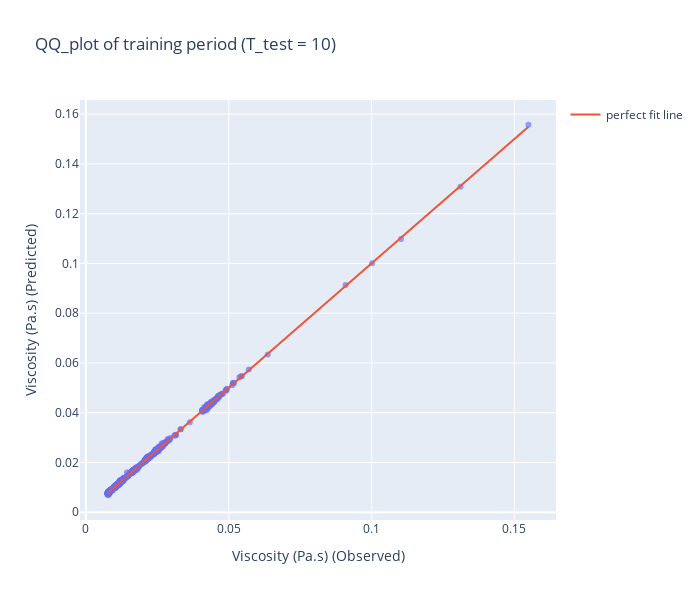
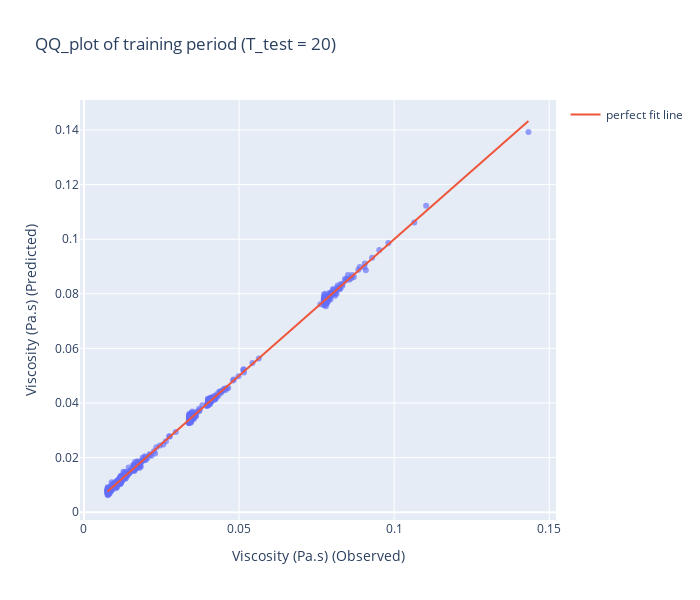
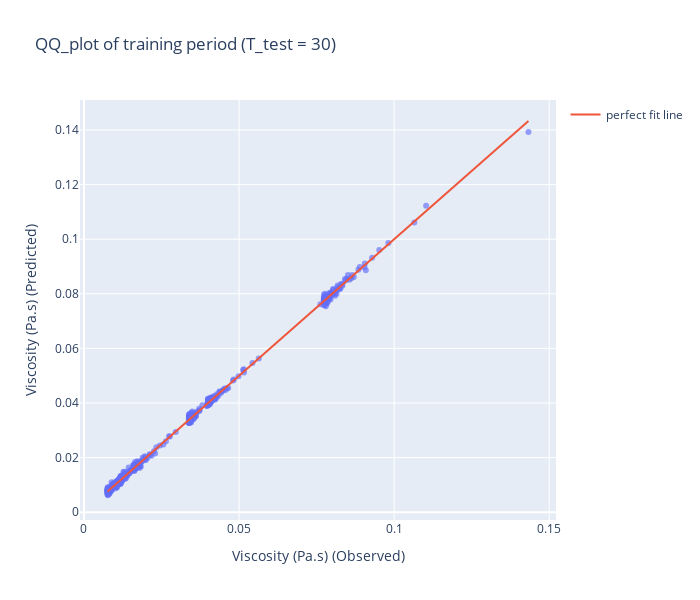
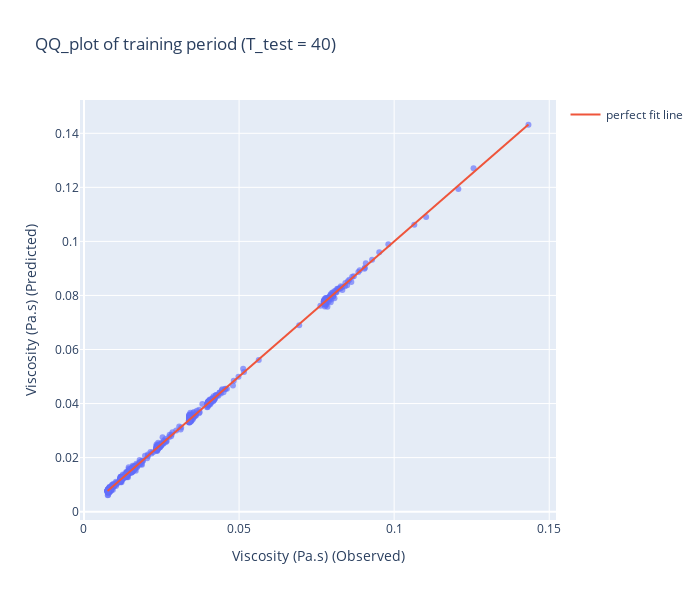

These figures' notebook cell, in order:
### Markdown cell above
## training performances

### Code cell
for temp in temp_values:
    graph_perf[temp]["training_scores"].update_layout(width=700, height=600).show()

### Figure 1 — Plotly figure (JSON) as saved in the notebook; plotly's stock layout.template omitted (floating-point values rounded to 4 significant figures; data arrays with more than 128 entries replaced by an {"elided": "..."} marker saying what was removed)
{"data": [{"customdata": {"elided": "774x3 float values"}, "hovertemplate": "Viscosity (Pa.s) (Observed)=%{x}<br>Viscosity (Pa.s) (Predicted)=%{y}<br>Shear rate (1/s)=%{customdata[0]}<br>Temperature (°C)=%{customdata[1]}<br>Liquid density (20°C)=%{customdata[2]}<extra></extra>", "legendgroup": "", "marker": {"color": "#636efa", "opacity": 0.65, "symbol": "circle"}, "mode": "markers", "name": "", "orientation": "v", "showlegend": false, "type": "scatter", "x": {"elided": "774 float values"}, "xaxis": "x", "y": {"elided": "774 float values"}, "yaxis": "y"}, {"mode": "lines", "name": "perfect fit line", "type": "scatter", "x": [0.007595, 0.1549], "y": [0.007595, 0.1549]}], "layout": {"height": 600, "legend": {"tracegroupgap": 0}, "title": {"text": "QQ_plot of training period (T_test = 10)"}, "width": 700, "xaxis": {"anchor": "y", "domain": [0, 1], "title": {"text": "Viscosity (Pa.s) (Observed)"}}, "yaxis": {"anchor": "x", "domain": [0, 1], "title": {"text": "Viscosity (Pa.s) (Predicted)"}}}}

### Figure 2 — Plotly figure (JSON) as saved in the notebook; plotly's stock layout.template omitted (floating-point values rounded to 4 significant figures; data arrays with more than 128 entries replaced by an {"elided": "..."} marker saying what was removed)
{"data": [{"customdata": {"elided": "774x3 float values"}, "hovertemplate": "Viscosity (Pa.s) (Observed)=%{x}<br>Viscosity (Pa.s) (Predicted)=%{y}<br>Shear rate (1/s)=%{customdata[0]}<br>Temperature (°C)=%{customdata[1]}<br>Liquid density (20°C)=%{customdata[2]}<extra></extra>", "legendgroup": "", "marker": {"color": "#636efa", "opacity": 0.65, "symbol": "circle"}, "mode": "markers", "name": "", "orientation": "v", "showlegend": false, "type": "scatter", "x": {"elided": "774 float values"}, "xaxis": "x", "y": {"elided": "774 float values"}, "yaxis": "y"}, {"mode": "lines", "name": "perfect fit line", "type": "scatter", "x": [0.007595, 0.1433], "y": [0.007595, 0.1433]}], "layout": {"height": 600, "legend": {"tracegroupgap": 0}, "title": {"text": "QQ_plot of training period (T_test = 20)"}, "width": 700, "xaxis": {"anchor": "y", "domain": [0, 1], "title": {"text": "Viscosity (Pa.s) (Observed)"}}, "yaxis": {"anchor": "x", "domain": [0, 1], "title": {"text": "Viscosity (Pa.s) (Predicted)"}}}}

### Figure 3 — Plotly figure (JSON) as saved in the notebook; plotly's stock layout.template omitted (floating-point values rounded to 4 significant figures; data arrays with more than 128 entries replaced by an {"elided": "..."} marker saying what was removed)
{"data": [{"customdata": {"elided": "774x3 float values"}, "hovertemplate": "Viscosity (Pa.s) (Observed)=%{x}<br>Viscosity (Pa.s) (Predicted)=%{y}<br>Shear rate (1/s)=%{customdata[0]}<br>Temperature (°C)=%{customdata[1]}<br>Liquid density (20°C)=%{customdata[2]}<extra></extra>", "legendgroup": "", "marker": {"color": "#636efa", "opacity": 0.65, "symbol": "circle"}, "mode": "markers", "name": "", "orientation": "v", "showlegend": false, "type": "scatter", "x": {"elided": "774 float values"}, "xaxis": "x", "y": {"elided": "774 float values"}, "yaxis": "y"}, {"mode": "lines", "name": "perfect fit line", "type": "scatter", "x": [0.007595, 0.1433], "y": [0.007595, 0.1433]}], "layout": {"height": 600, "legend": {"tracegroupgap": 0}, "title": {"text": "QQ_plot of training period (T_test = 30)"}, "width": 700, "xaxis": {"anchor": "y", "domain": [0, 1], "title": {"text": "Viscosity (Pa.s) (Observed)"}}, "yaxis": {"anchor": "x", "domain": [0, 1], "title": {"text": "Viscosity (Pa.s) (Predicted)"}}}}

### Figure 4 — Plotly figure (JSON) as saved in the notebook; plotly's stock layout.template omitted (floating-point values rounded to 4 significant figures; data arrays with more than 128 entries replaced by an {"elided": "..."} marker saying what was removed)
{"data": [{"customdata": {"elided": "774x3 float values"}, "hovertemplate": "Viscosity (Pa.s) (Observed)=%{x}<br>Viscosity (Pa.s) (Predicted)=%{y}<br>Shear rate (1/s)=%{customdata[0]}<br>Temperature (°C)=%{customdata[1]}<br>Liquid density (20°C)=%{customdata[2]}<extra></extra>", "legendgroup": "", "marker": {"color": "#636efa", "opacity": 0.65, "symbol": "circle"}, "mode": "markers", "name": "", "orientation": "v", "showlegend": false, "type": "scatter", "x": {"elided": "774 float values"}, "xaxis": "x", "y": {"elided": "774 float values"}, "yaxis": "y"}, {"mode": "lines", "name": "perfect fit line", "type": "scatter", "x": [0.007595, 0.1433], "y": [0.007595, 0.1433]}], "layout": {"height": 600, "legend": {"tracegroupgap": 0}, "title": {"text": "QQ_plot of training period (T_test = 40)"}, "width": 700, "xaxis": {"anchor": "y", "domain": [0, 1], "title": {"text": "Viscosity (Pa.s) (Observed)"}}, "yaxis": {"anchor": "x", "domain": [0, 1], "title": {"text": "Viscosity (Pa.s) (Predicted)"}}}}
